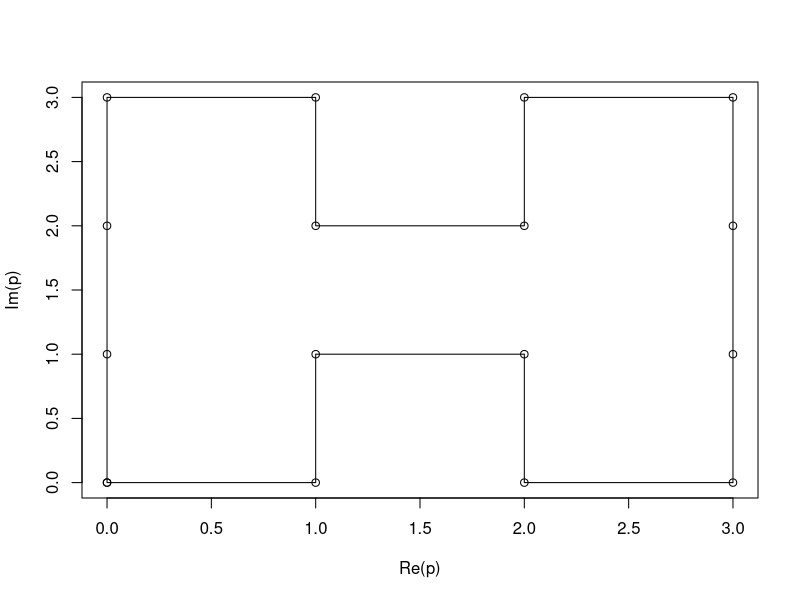
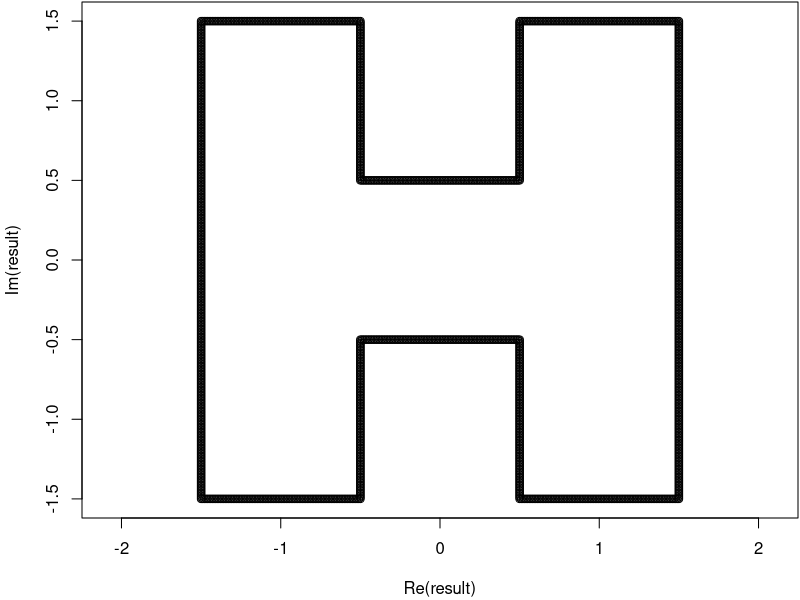

R code for these plots, in order: (Note: this script raises an error after producing the figures.)
# Sebastian Henz (2019)
# License: MIT (see file LICENSE for details)

# First find the corners and then interpolate.

p_str <- "
x,y
0,0
1,0
1,1
2,1
2,0
3,0
3,1
3,2
3,3
2,3
2,2
1,2
1,3
0,3
0,2
0,1
0,0
"
p <- read.csv(text = p_str, header = TRUE)
p <- p$x + p$y * 1i
plot(p, type = "o")

# Interpolate:
n <- 98  # number of points between corners
result <- rep(0+0i, n * (length(p) - 1) + length(p))
for (i in 2:length(p)) {
    new <- seq(p[i-1], p[i], length.out = n+2)
    j <- i + i * n - n
    result[seq(j-n-1, j)] <- new
}
# Remove duplicate:
result <- result[-length(result)]
# Move center to 0+0i:
result <- result - (max(Re(result)) / 2 + (max(Im(result)) / 2) * 1i)

par(mar = c(4, 4, 0, 0)+0.1)
plot(result, type = "o", asp = 1)

transformed <- fft(result, inverse = TRUE) / length(result)
transformed

foo <- construct(result, 300, 1000)  # from the other script
plot(foo$p, asp = 1)
foo$values


bla <- foo$values

# Interessant: Alle a bei geraden b sind null. Heißt ich kann sie rauswerfen:
bla <- bla[c(T, T, F, F), ]  # TODO: Automate this! If the radius after rounding is 0 then delete the row.
bla

bla$a <- sub("i", "j", as.character(bla$a), fixed = TRUE)
bla$a <- paste0("[", bla$a)
bla$b <- paste0(bla$b, "j],")
bla <- bla[-1, ]
bla[nrow(bla), 2] <- sub(",", "", bla[nrow(bla), 2], fixed = TRUE)
write.table(bla, "closed_Hilbert_circles.csv", row.names = FALSE, col.names = FALSE,
            quote = FALSE, sep = ", ")
# Now open the file and copy everything into the python script.
# TODO: Write the python script so that it can load from that file.

